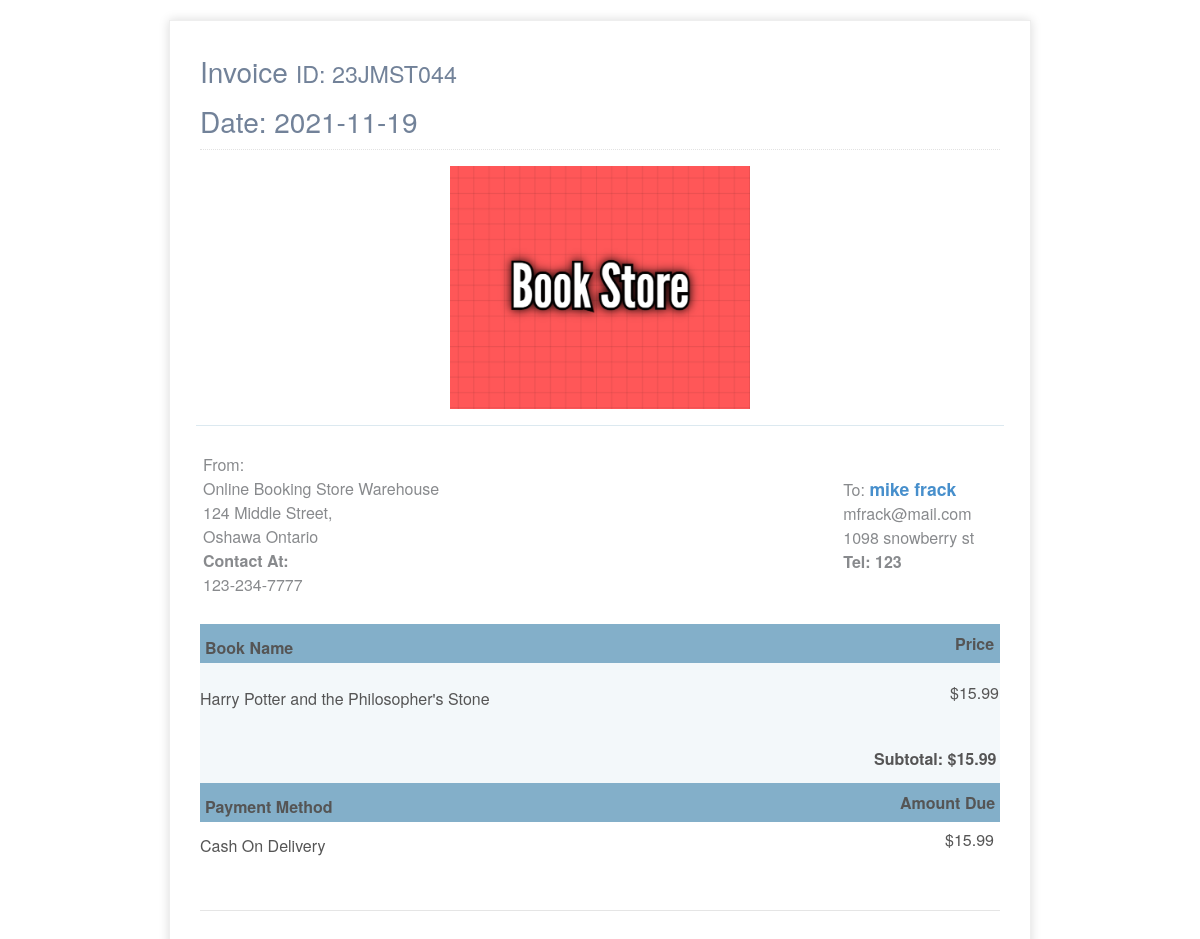
/receipt/4 (signed in), run on an earlier commit of the app's database.
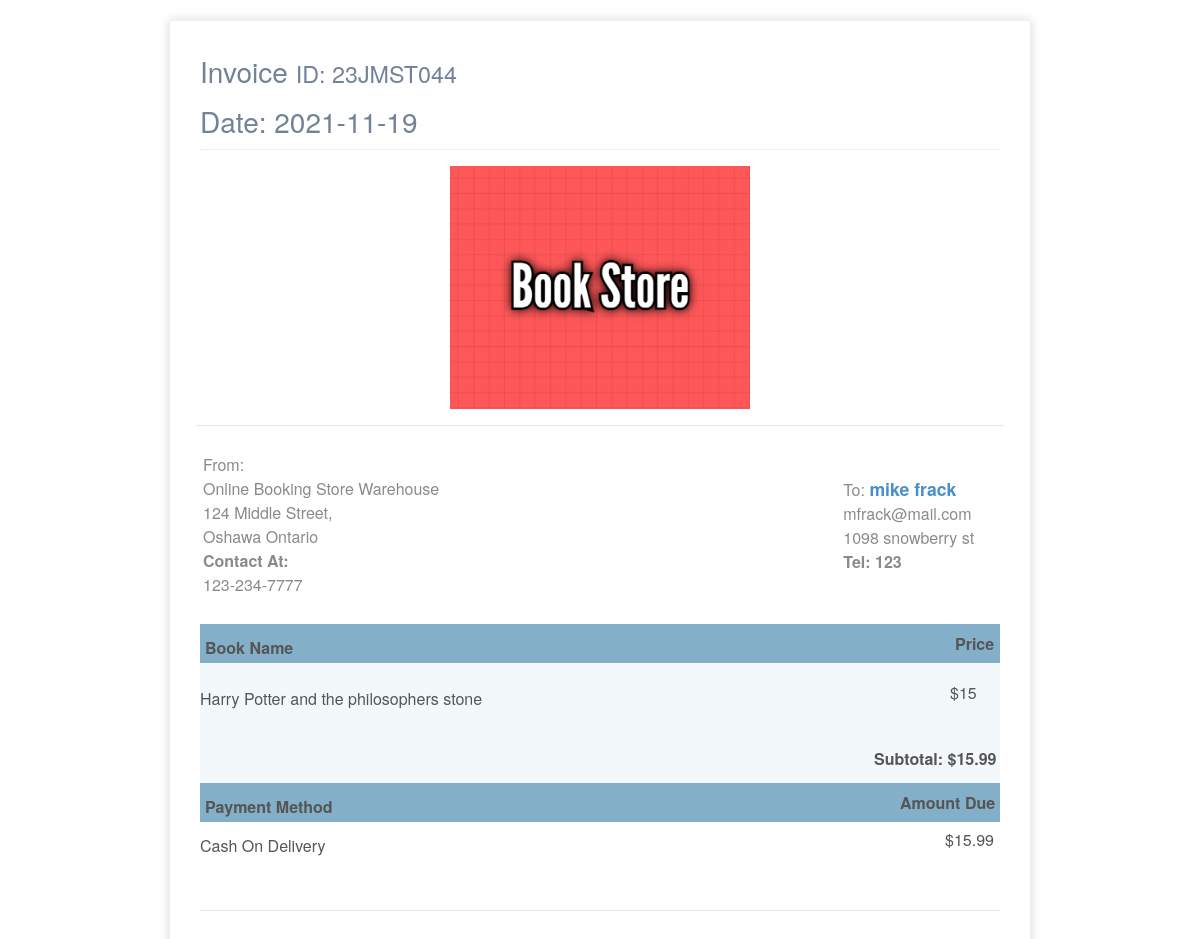
And on a later commit of the database.
### website/models.py (models this page shows, shortened)
class Order(db.Model, UserMixin):
    id = db.Column(db.Integer, primary_key=True)
    user_id = db.Column(db.Integer, db.ForeignKey('user.id'), nullable=False)
    amount = db.Column(db.Integer, nullable=False)
    order_date = db.Column(db.DateTime(timezone = True), nullable=False, default=datetime.utcnow)
    orderbook=db.relationship('OrderBook', backref='orderdetail', lazy=True)

class User(db.Model, UserMixin):
    id = db.Column(db.Integer, primary_key = True)
    email = db.Column(db.String(100), unique=True)
    first_name = db.Column(db.String(100))
    last_name = db.Column(db.String(100))
    address = db.Column(db.String(100))
    phone = db.Column(db.String(100))
    password = db.Column(db.String(100))
    order=db.relationship('Order', backref='buyer', lazy=True)
    orderbook=db.relationship('OrderBook', backref='orderby', lazy=True)
    review = db.relationship('Review')

class OrderBook(db.Model, UserMixin):
    id = db.Column(db.Integer, primary_key=True)
    user_id = db.Column(db.Integer, db.ForeignKey('user.id'), nullable=False)
    book_id = db.Column(db.Integer, db.ForeignKey('book.id'), nullable=False)
    order_id= db.Column(db.Integer, db.ForeignKey('order.id'), nullable=False)

class Book(db.Model, UserMixin):
    id = db.Column(db.Integer, primary_key=True)
    title = db.Column(db.String(100), nullable=False)
    author = db.Column(db.String(100), nullable=False)
    publication = db.Column(db.String(100), nullable=False)
    ISBN = db.Column(db.String(100), nullable=False)
    price = db.Column(db.Integer, nullable=False)
    quantity=db.Column(db.Integer, nullable=False)
    image_file = db.Column(db.String(20), nullable=False, default='default.jpg')
    genre_id = db.Column(db.Integer, db.ForeignKey('genre.id'))
    cart=db.relationship('Cart', backref='cartbook', lazy=True)
    orderbook=db.relationship('OrderBook', backref='orderbook', lazy=True)
    review = db.relationship('Review', backref='review', lazy=True)

### website/auth.py (the view)
@auth.route("/receipt/<int:order_id>")
def receipt(order_id):
    order=Order.query.get_or_404(order_id)
    orderbook=OrderBook.query.filter_by(order_id=order_id)
    return render_template('receipt.html',title="testdemp", order = order, orderbook = orderbook, user = current_user)

### website/__init__.py (called while the page is built)
def create_app():
    app = Flask(__name__)
    app.config['SECRET_KEY'] = 'password'
    app.config['SQLALCHEMY_DATABASE_URI'] = f'sqlite:///{DB_NAME}'
    db.init_app(app)
    from .models import User, Review, Book,Order
    admin = Admin(app)
    admin.add_view(ModelView(Book, db.session))
    admin.add_view(ModelView(Order, db.session))
    admin.add_view(ModelView(Review, db.session))
    from .views import views
    from .auth import auth
    app.register_blueprint(views,url_prefix='/')
    app.register_blueprint(auth,url_prefix='/')
    create_database(app)
    login_manager = LoginManager()
    login_manager.login_view='auth.login'
    login_manager.init_app(app)
    @login_manager.user_loader
    def load_user(id):
        return User.query.get(int(id))
    return app

### website/templates/receipt.html (shortened to what this page needs)
<!DOCTYPE html>
<html>
    <link rel="stylesheet" href="{{ url_for('static', filename='css/receipt.css') }}">
    <link href="https://maxcdn.bootstrapcdn.com/font-awesome/4.7.0/css/font-awesome.min.css" rel="stylesheet" />
    <div class="invoice-box">
    <div class="page-content container">
        <div class="page-header text-blue-d2">
            <h1 class="page-title text-secondary-d1">
                Invoice
                <small class="page-info">
                    ID: 23JMST04{{order.id}}
                </small>
                Date: {{order.order_date.strftime('%Y-%m-%d')}}
            </h1>
        </div>
        <div>
            <div class="row mt-4">
                <div class="col-12 col-lg-10 offset-lg-1">
                    <div class="row">
                        <div class="col-12">
                            <div class="text-center text-150">
                                <span class="text-default-d3">
                                    <img src="/static/images/Bookstorelogo.png" alt="Unable to display image" style="width:100%; max-width:300px; height: auto; display: block;
                                    margin-left: auto;
                                    margin-right: auto;">
                                </span>
                            </div>
                        </div>
                    </div>
                    <hr class="row brc-default-l1 mx-n1 mb-4" />
                    <div class="row">
                        <tr class="information">
                            <td colspan="2">
                                <table>
                                    <tr>
                                        <td>
                                            <div class="col-sm-6">
                                                <div>
                                                    <span class="text-sm text-grey-m2 align-middle">From:</span>
                                                </div>
                                                <div class="text-grey-m2">
                                                    <div class="my-1">
                                                        Online Booking Store Warehouse
                                                    </div>
                                                    <div class="my-1">
                                                        124 Middle Street, <br>
                                                         Oshawa Ontario
                                                    </div>
                                                    <div class="my-1"><b class="text-600">Contact At:</b> </div>
                                                    <div>123-234-7777</div>
                                                </div>
                                            </div>
                                        </td>
                                        <td>
                                            <div class="col-sm-6" style="margin-left: 400px;">
                                                <div>
                                                    <span class="text-sm text-grey-m2 align-middle">To:  </span>
                                                    <span class="text-600 text-110 text-blue align-middle">{{order.buyer.first_name}} {{order.buyer.last_name}}</span>
                                                </div>
                                                <div class="text-grey-m2">
                                                    <div class="my-1">
                                                        {{order.buyer.email}}
                                                    </div>
                                                    <div class="my-1">
                                                        {{order.buyer.address}}
                                                    </div>
                                                    <div class="my-1"><b class="text-600"> Tel: {{order.buyer.phone}} </b> </div>
                                                </div>
                                            </div>
                                        </td>
                                    </tr>
                                </table>
                            </td>
                        </tr>
                    </div>
                    <div class="mt-4">
                        <div class="row text-600 text-white bgc-default-tp1 py-25" style="height: 15px;">
                            <div class="d-none d-sm-block col-1" style="position: relative; top: 0px; margin-left: 5px">Book Name</div>
                                <div class="d-none d-sm-block col-1" style="margin-left: 755px; position: relative; top: -28px;">Price</div>
                        </div>
                        <div class="row mb-2 mb-sm-0 py-25 bgc-default-l4">
                            <div class="row mb-2 mb-sm-0 py-25">
                                <div class="d-none d-sm-block col-1">
                                    {% for b in orderbook %}
                                    <tr class="item">
                                        <td>
                                            {{ b.orderbook.title }}
                                        </td>
                                    <div style="position: relative; margin-left: 750px; top: -30px;">
                                        <td>
                                ${{ b.orderbook.price }}
                            </td>
                        </div>
                        </tr>
                        {% endfor %}
                                </div>
                            </div>
                            <div class="Subtotal">
                                    <td>
                                       Subtotal: ${{ order.amount }}
                                    </td>
                            </div>
                        </div>
                        <div class="row mt-3">
                            <div class="row text-600 text-white bgc-default-tp1 py-25" style="height: 15px;">
                                <div class="d-none d-sm-block col-1" style="position: relative; top: 0px; margin-left: 5px">Payment Method</div>
                                    <div class="d-none d-sm-block col-1" style="margin-left: 700px; position: relative; top: -28px;">Amount Due</div>
                            </div>
                            <div class="row mb-2 mb-sm-0 py-25">
                                <div class="d-none d-sm-block col-1">Cash On Delivery</div>
                                <div class="col-9 col-sm-5" style="position: relative; margin-left: 745px; top: -30px;"> ${{ order.amount }}</div>
                            </div>
                        </div>
                        <hr />
                    </div>
                </div>
            </div>
        </div>
    </div>
</div>
</html>

### website/static/css/receipt.css (style rules this page uses)
.invoice-box { max-width: 800px; margin: auto; padding: 30px; border: 1px solid #eee; box-shadow: 0 0 10px rgba(0, 0, 0, .15); font-size: 16px; line-height: 24px; font-family: 'Helvetica Neue', 'Helvetica', Helvetica, Arial, sans-serif; color: #555; }
.text-secondary-d1 { color: #728299!important; }
.page-header { margin: 0 0 1rem; padding-bottom: 1rem; padding-top: .5rem; border-bottom: 1px dotted #e2e2e2; display: -ms-flexbox; display: flex; -ms-flex-pack: justify; justify-content: space-between; -ms-flex-align: center; align-items: center; }
.page-title { padding: 0; margin: 0; font-size: 1.75rem; font-weight: 300; }
.brc-default-l1 { border-color: #dce9f0!important; }
.ml-n1, .mx-n1 { margin-left: -.25rem!important; }
.mr-n1, .mx-n1 { margin-right: -.25rem!important; }
.mb-4, .my-4 { margin-bottom: 1.5rem!important; }
hr { margin-top: 1rem; margin-bottom: 1rem; border: 0; border-top: 1px solid rgba(0,0,0,.1); }
.text-grey-m2 { color: #888a8d!important; }
.font-bolder, .text-600 { font-weight: 600!important; }
.text-110 { font-size: 110%!important; }
.text-blue { color: #478fcc!important; }
.pb-25, .py-25 { padding-bottom: .75rem!important; }
.pt-25, .py-25 { padding-top: .75rem!important; }
.bgc-default-tp1 { background-color: rgba(121,169,197,.92)!important; }
.bgc-default-l4, .bgc-h-default-l4:hover { background-color: #f3f8fa!important; }
.text-150 { font-size: 150%!important; }
.Subtotal { font-weight: bold; margin-left: 674px; }

What changed in the data, as far as the page shows it:
changed through a linked row, OrderBook: orderbook "Harry Potter and the Philosopher's Stone" → "Harry Potter and the philosophers stone"; orderbook.price "15.99" → "15"
